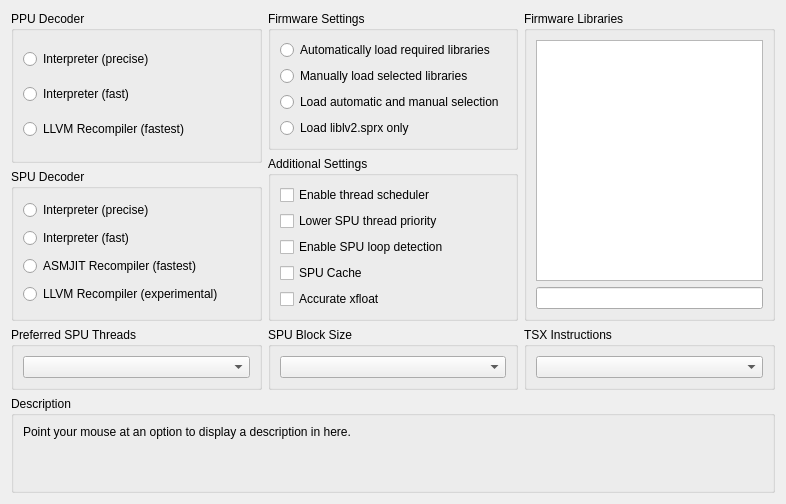
     <widget class="QWidget" name="coreTab">
      <attribute name="title">
       <string>CPU</string>
      </attribute>
      <layout class="QVBoxLayout" name="coreTabLayout" stretch="1,0,0">
       <item>
        <layout class="QHBoxLayout" name="coreTabItemLayout" stretch="1,1,1">
         <item>
          <layout class="QVBoxLayout" name="coreTabLeftLayout" stretch="1,1,0">
           <item>
            <widget class="QGroupBox" name="ppu">
             <property name="title">
              <string>PPU Decoder</string>
             </property>
             <layout class="QVBoxLayout" name="verticalLayout_2">
              <item>
               <widget class="QRadioButton" name="ppu_precise">
                <property name="text">
                 <string>Interpreter (precise)</string>
                </property>
               </widget>
              </item>
              <item>
               <widget class="QRadioButton" name="ppu_fast">
                <property name="text">
                 <string>Interpreter (fast)</string>
                </property>
               </widget>
              </item>
              <item>
               <widget class="QRadioButton" name="ppu_llvm">
                <property name="text">
                 <string>LLVM Recompiler (fastest)</string>
                </property>
               </widget>
              </item>
             </layout>
            </widget>
           </item>
           <item>
            <widget class="QGroupBox" name="spu">
             <property name="title">
              <string>SPU Decoder</string>
             </property>
             <layout class="QVBoxLayout" name="verticalLayout_3">
              <item>
               <widget class="QRadioButton" name="spu_precise">
                <property name="text">
                 <string>Interpreter (precise)</string>
                </property>
               </widget>
              </item>
              <item>
               <widget class="QRadioButton" name="spu_fast">
                <property name="text">
                 <string>Interpreter (fast)</string>
                </property>
               </widget>
              </item>
              <item>
               <widget class="QRadioButton" name="spu_asmjit">
                <property name="text">
                 <string>ASMJIT Recompiler (fastest)</string>
                </property>
               </widget>
              </item>
              <item>
               <widget class="QRadioButton" name="spu_llvm">
                <property name="text">
                 <string>LLVM Recompiler (experimental)</string>
                </property>
               </widget>
              </item>
             </layout>
            </widget>
           </item>
           <item>
            <widget class="QGroupBox" name="gb_spu_threads">
             <property name="sizePolicy">
              <sizepolicy hsizetype="Preferred" vsizetype="Minimum">
               <horstretch>0</horstretch>
               <verstretch>0</verstretch>
              </sizepolicy>
             </property>
             <property name="title">
              <string>Preferred SPU Threads</string>
             </property>
             <layout class="QVBoxLayout" name="verticalLayout_51">
              <item>
               <widget class="QComboBox" name="preferredSPUThreads"/>
              </item>
             </layout>
            </widget>
           </item>
          </layout>
         </item>
         <item>
          <layout class="QVBoxLayout" name="coreTabMiddleLayout" stretch="1,1,0">
           <item>
            <widget class="QGroupBox" name="lib_settings">
             <property name="sizePolicy">
              <sizepolicy hsizetype="Preferred" vsizetype="Preferred">
               <horstretch>0</horstretch>
               <verstretch>0</verstretch>
              </sizepolicy>
             </property>
             <property name="title">
              <string>Firmware Settings</string>
             </property>
             <layout class="QVBoxLayout" name="verticalLayout">
              <item>
               <widget class="QRadioButton" name="lib_auto">
                <property name="sizePolicy">
                 <sizepolicy hsizetype="Expanding" vsizetype="Preferred">
                  <horstretch>0</horstretch>
                  <verstretch>0</verstretch>
                 </sizepolicy>
                </property>
                <property name="text">
                 <string>Automatically load required libraries</string>
                </property>
               </widget>
              </item>
              <item>
               <widget class="QRadioButton" name="lib_manu">
                <property name="sizePolicy">
                 <sizepolicy hsizetype="Expanding" vsizetype="Preferred">
                  <horstretch>0</horstretch>
                  <verstretch>0</verstretch>
                 </sizepolicy>
                </property>
                <property name="text">
                 <string>Manually load selected libraries</string>
                </property>
               </widget>
              </item>
              <item>
               <widget class="QRadioButton" name="lib_both">
                <property name="sizePolicy">
                 <sizepolicy hsizetype="Expanding" vsizetype="Preferred">
                  <horstretch>0</horstretch>
                  <verstretch>0</verstretch>
                 </sizepolicy>
                </property>
                <property name="text">
                 <string>Load automatic and manual selection</string>
                </property>
               </widget>
              </item>
              <item>
               <widget class="QRadioButton" name="lib_lv2">
                <property name="sizePolicy">
                 <sizepolicy hsizetype="Expanding" vsizetype="Preferred">
                  <horstretch>0</horstretch>
                  <verstretch>0</verstretch>
                 </sizepolicy>
                </property>
                <property name="text">
                 <string>Load liblv2.sprx only</string>
                </property>
               </widget>
              </item>
             </layout>
            </widget>
           </item>
           <item>
            <widget class="QGroupBox" name="checkboxes">
             <property name="title">
              <string>Additional Settings</string>
             </property>
             <layout class="QVBoxLayout" name="verticalLayout_4">
              <item>
               <widget class="QCheckBox" name="enableScheduler">
                <property name="text">
                 <string>Enable thread scheduler</string>
                </property>
               </widget>
              </item>
              <item>
               <widget class="QCheckBox" name="lowerSPUThrPrio">
                <property name="text">
                 <string>Lower SPU thread priority</string>
                </property>
               </widget>
              </item>
              <item>
               <widget class="QCheckBox" name="spuLoopDetection">
                <property name="text">
                 <string>Enable SPU loop detection</string>
                </property>
               </widget>
              </item>
              <item>
               <widget class="QCheckBox" name="spuCache">
                <property name="text">
                 <string>SPU Cache</string>
                </property>
               </widget>
              </item>
              <item>
               <widget class="QCheckBox" name="accurateXFloat">
                <property name="text">
                 <string>Accurate xfloat</string>
                </property>
               </widget>
              </item>
             </layout>
            </widget>
           </item>
           <item>
            <widget class="QGroupBox" name="gb_spuBlockSize">
             <property name="sizePolicy">
              <sizepolicy hsizetype="Preferred" vsizetype="Minimum">
               <horstretch>0</horstretch>
               <verstretch>0</verstretch>
              </sizepolicy>
             </property>
             <property name="title">
              <string>SPU Block Size</string>
             </property>
             <layout class="QVBoxLayout" name="verticalLayout_11">
              <item>
               <widget class="QComboBox" name="spuBlockSize"/>
              </item>
             </layout>
            </widget>
           </item>
          </layout>
         </item>
         <item>
          <layout class="QVBoxLayout" name="coreTabRightLayout" stretch="1,0">
           <item>
            <widget class="QGroupBox" name="groupBox_28">
             <property name="sizePolicy">
              <sizepolicy hsizetype="Preferred" vsizetype="Preferred">
               <horstretch>0</horstretch>
               <verstretch>0</verstretch>
              </sizepolicy>
             </property>
             <property name="title">
              <string>Firmware Libraries</string>
             </property>
             <layout class="QVBoxLayout" name="verticalLayout_12">
              <item>
               <widget class="QListWidget" name="lleList">
                <property name="sizePolicy">
                 <sizepolicy hsizetype="Preferred" vsizetype="Preferred">
                  <horstretch>0</horstretch>
                  <verstretch>0</verstretch>
                 </sizepolicy>
                </property>
                <property name="selectionMode">
                 <enum>QAbstractItemView::ExtendedSelection</enum>
                </property>
                <property name="viewMode">
                 <enum>QListView::ListMode</enum>
                </property>
               </widget>
              </item>
              <item>
               <widget class="QLineEdit" name="searchBox">
                <property name="sizePolicy">
                 <sizepolicy hsizetype="Preferred" vsizetype="Fixed">
                  <horstretch>0</horstretch>
                  <verstretch>0</verstretch>
                 </sizepolicy>
                </property>
               </widget>
              </item>
             </layout>
            </widget>
           </item>
           <item>
            <widget class="QGroupBox" name="gb_tsx">
             <property name="sizePolicy">
              <sizepolicy hsizetype="Preferred" vsizetype="Minimum">
               <horstretch>0</horstretch>
               <verstretch>0</verstretch>
              </sizepolicy>
             </property>
             <property name="title">
              <string>TSX Instructions</string>
             </property>
             <layout class="QVBoxLayout" name="verticalLayout_69">
              <item>
               <widget class="QComboBox" name="enableTSX"/>
              </item>
             </layout>
            </widget>
           </item>
          </layout>
         </item>
        </layout>
       </item>
       <item>
        <spacer name="verticalSpacer_2">
         <property name="orientation">
          <enum>Qt::Vertical</enum>
         </property>
         <property name="sizeType">
          <enum>QSizePolicy::MinimumExpanding</enum>
         </property>
         <property name="sizeHint" stdset="0">
          <size>
           <width>0</width>
           <height>0</height>
          </size>
         </property>
        </spacer>
       </item>
       <item>
        <widget class="QGroupBox" name="groupBox_41">
         <property name="title">
          <string>Description</string>
         </property>
         <layout class="QVBoxLayout" name="verticalLayout_5">
          <item>
           <widget class="QLabel" name="description_cpu">
            <property name="text">
             <string>Point your mouse at an option to display a description in here.


</string>
            </property>
            <property name="textFormat">
             <enum>Qt::PlainText</enum>
            </property>
            <property name="alignment">
             <set>Qt::AlignLeading|Qt::AlignLeft|Qt::AlignTop</set>
            </property>
            <property name="wordWrap">
             <bool>true</bool>
            </property>
           </widget>
          </item>
         </layout>
        </widget>
       </item>
      </layout>
     </widget>
